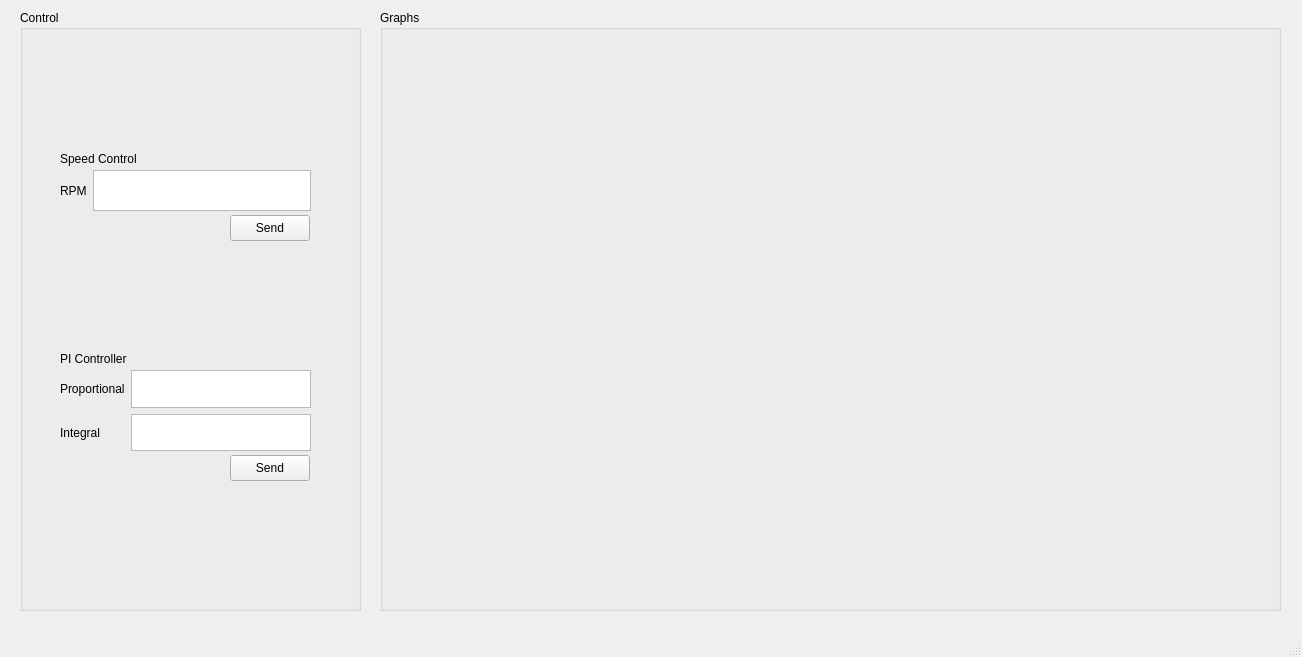
<?xml version="1.0" encoding="UTF-8"?>
<ui version="4.0">
 <class>MainWindow</class>
 <widget class="QMainWindow" name="MainWindow">
  <property name="geometry">
   <rect>
    <x>0</x>
    <y>0</y>
    <width>1302</width>
    <height>657</height>
   </rect>
  </property>
  <property name="windowTitle">
   <string>MainWindow</string>
  </property>
  <widget class="QWidget" name="centralwidget">
   <widget class="QGroupBox" name="groupBox">
    <property name="geometry">
     <rect>
      <x>380</x>
      <y>10</y>
      <width>901</width>
      <height>601</height>
     </rect>
    </property>
    <property name="title">
     <string>Graphs</string>
    </property>
    <layout class="QGridLayout" name="gridLayout">
     <item row="0" column="0">
      <widget class="QWidget" name="sp_widget" native="true"/>
     </item>
     <item row="0" column="1">
      <widget class="QWidget" name="pv_widget" native="true"/>
     </item>
     <item row="1" column="0">
      <widget class="QWidget" name="op_widget" native="true"/>
     </item>
     <item row="1" column="1">
      <widget class="QWidget" name="error_widget" native="true"/>
     </item>
    </layout>
   </widget>
   <widget class="QGroupBox" name="groupBox_2">
    <property name="geometry">
     <rect>
      <x>20</x>
      <y>10</y>
      <width>341</width>
      <height>601</height>
     </rect>
    </property>
    <property name="title">
     <string>Control</string>
    </property>
    <widget class="QLabel" name="speed_control_label">
     <property name="geometry">
      <rect>
       <x>40</x>
       <y>140</y>
       <width>111</width>
       <height>18</height>
      </rect>
     </property>
     <property name="text">
      <string>Speed Control</string>
     </property>
    </widget>
    <widget class="QLabel" name="pi_contoller_label">
     <property name="geometry">
      <rect>
       <x>40</x>
       <y>340</y>
       <width>97</width>
       <height>18</height>
      </rect>
     </property>
     <property name="text">
      <string>PI Controller</string>
     </property>
    </widget>
    <widget class="QWidget" name="layoutWidget">
     <property name="geometry">
      <rect>
       <x>40</x>
       <y>160</y>
       <width>251</width>
       <height>41</height>
      </rect>
     </property>
     <layout class="QHBoxLayout" name="horizontalLayout">
      <item>
       <widget class="QLabel" name="speed_control_label_2">
        <property name="text">
         <string>RPM</string>
        </property>
       </widget>
      </item>
      <item>
       <widget class="QPlainTextEdit" name="speed_input">
        <property name="plainText">
         <string/>
        </property>
       </widget>
      </item>
     </layout>
    </widget>
    <widget class="QPushButton" name="speed_button">
     <property name="geometry">
      <rect>
       <x>210</x>
       <y>205</y>
       <width>80</width>
       <height>26</height>
      </rect>
     </property>
     <property name="text">
      <string>Send</string>
     </property>
    </widget>
    <widget class="QWidget" name="layoutWidget">
     <property name="geometry">
      <rect>
       <x>40</x>
       <y>360</y>
       <width>251</width>
       <height>81</height>
      </rect>
     </property>
     <layout class="QGridLayout" name="gridLayout_2">
      <item row="0" column="1">
       <widget class="QPlainTextEdit" name="proportional_input">
        <property name="plainText">
         <string/>
        </property>
       </widget>
      </item>
      <item row="1" column="0">
       <widget class="QLabel" name="label_2">
        <property name="text">
         <string>Integral</string>
        </property>
       </widget>
      </item>
      <item row="1" column="1">
       <widget class="QPlainTextEdit" name="integral_input">
        <property name="plainText">
         <string/>
        </property>
       </widget>
      </item>
      <item row="0" column="0">
       <widget class="QLabel" name="label">
        <property name="text">
         <string>Proportional</string>
        </property>
       </widget>
      </item>
     </layout>
    </widget>
    <widget class="QPushButton" name="pushButton_2">
     <property name="geometry">
      <rect>
       <x>210</x>
       <y>445</y>
       <width>80</width>
       <height>26</height>
      </rect>
     </property>
     <property name="text">
      <string>Send</string>
     </property>
    </widget>
   </widget>
  </widget>
  <widget class="QMenuBar" name="menubar">
   <property name="geometry">
    <rect>
     <x>0</x>
     <y>0</y>
     <width>1302</width>
     <height>23</height>
    </rect>
   </property>
  </widget>
  <widget class="QStatusBar" name="statusbar"/>
 </widget>
 <resources/>
 <connections/>
</ui>
